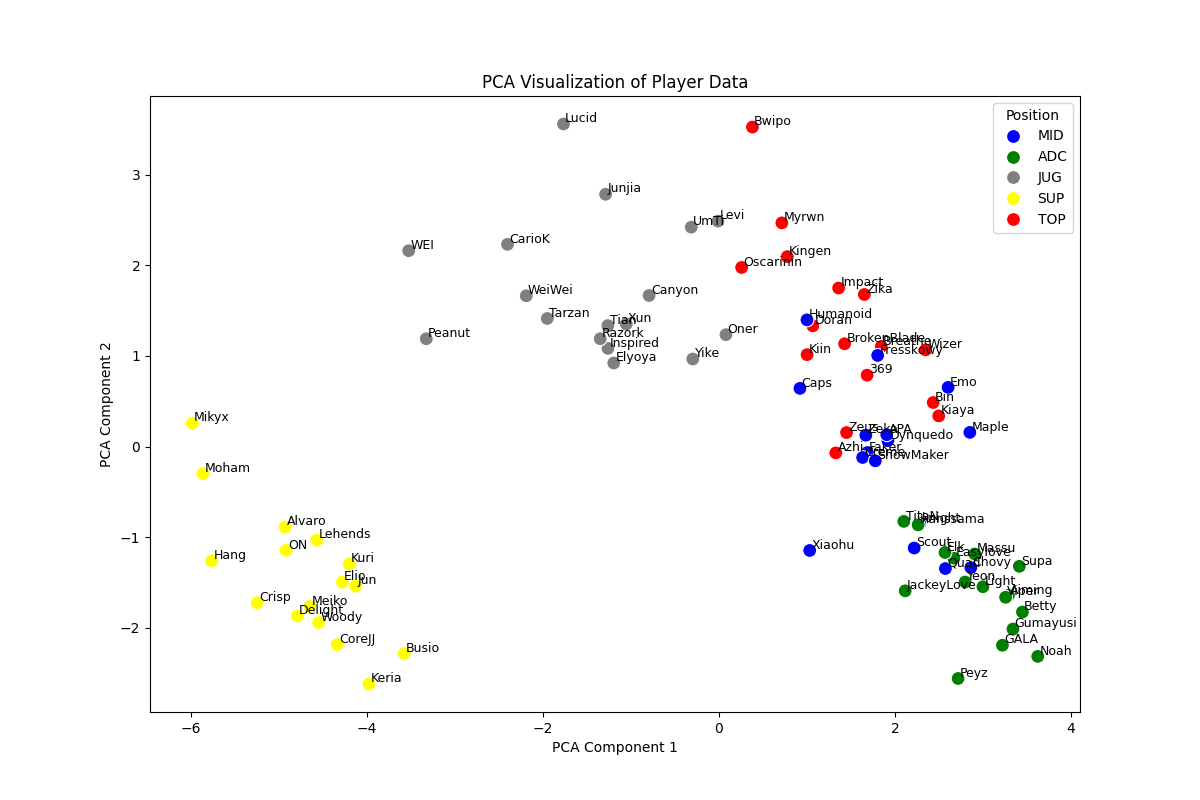
#> input picture results/s14/PCA_all.png, 1200 x 800 px
$ python display.py
#> lines starting #> are read from the running program, lines starting #| are printed output that depends on the picture
import matplotlib.pyplot as plt
import matplotlib.image as mpimg

img1 = mpimg.imread('results/s14/PCA_all.png')
#> img1 is the input picture: shape (800, 1200, 4) float32; mean R, G, B, A 0.98, 0.979, 0.978, 1
img2 = mpimg.imread('results/s14/tsne_all.png')
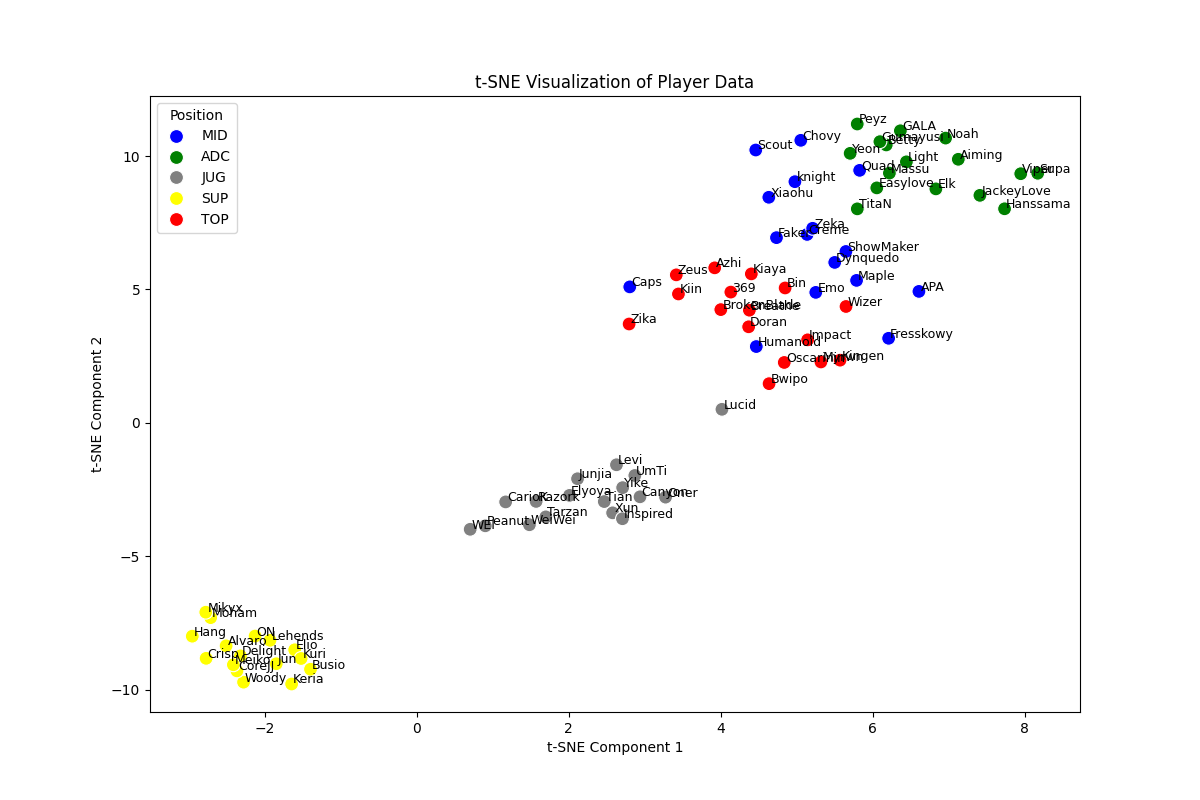
#> input picture results/s14/tsne_all.png, 1200 x 800 px
#> img2 is the input picture: shape (800, 1200, 4) float32; mean R, G, B, A 0.98, 0.979, 0.978, 1
img3 = mpimg.imread('results/s14/umap_all.png')
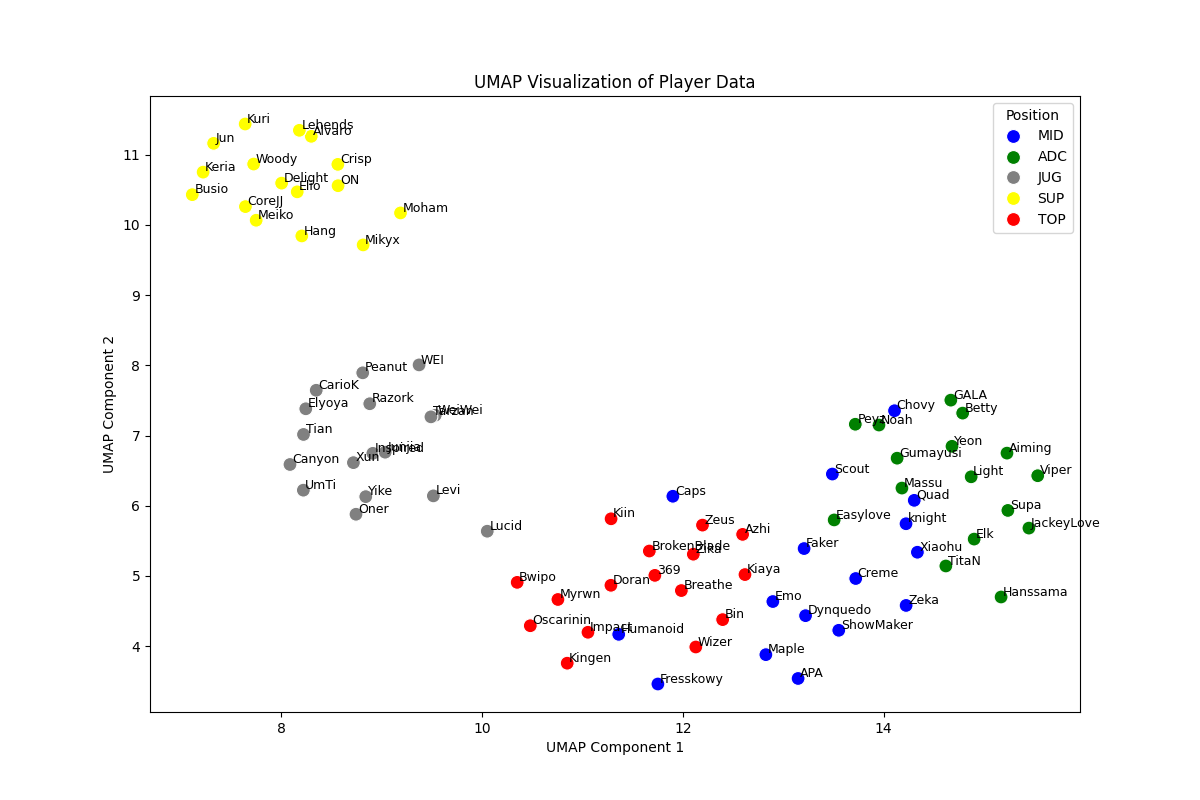
#> input picture results/s14/umap_all.png, 1200 x 800 px
#> img3 is the input picture: shape (800, 1200, 4) float32; mean R, G, B, A 0.979, 0.978, 0.977, 1

fig, axs = plt.subplots(1, 3, figsize=(15, 5))

axs[0].imshow(img1)
axs[0].set_title('PCA')
axs[0].axis('off')

axs[1].imshow(img2)
axs[1].set_title('t-SNE')
axs[1].axis('off')

axs[2].imshow(img3)
axs[2].set_title('UMAP')
axs[2].axis('off')

plt.tight_layout()

plt.savefig('results/s14/s14_all.png', dpi=300)
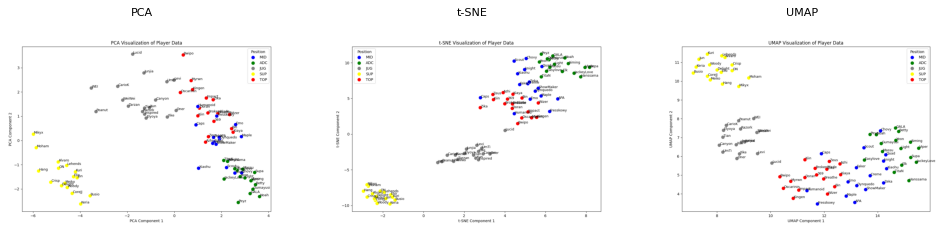
#> figure drawn by matplotlib, 3 panels

plt.show()
